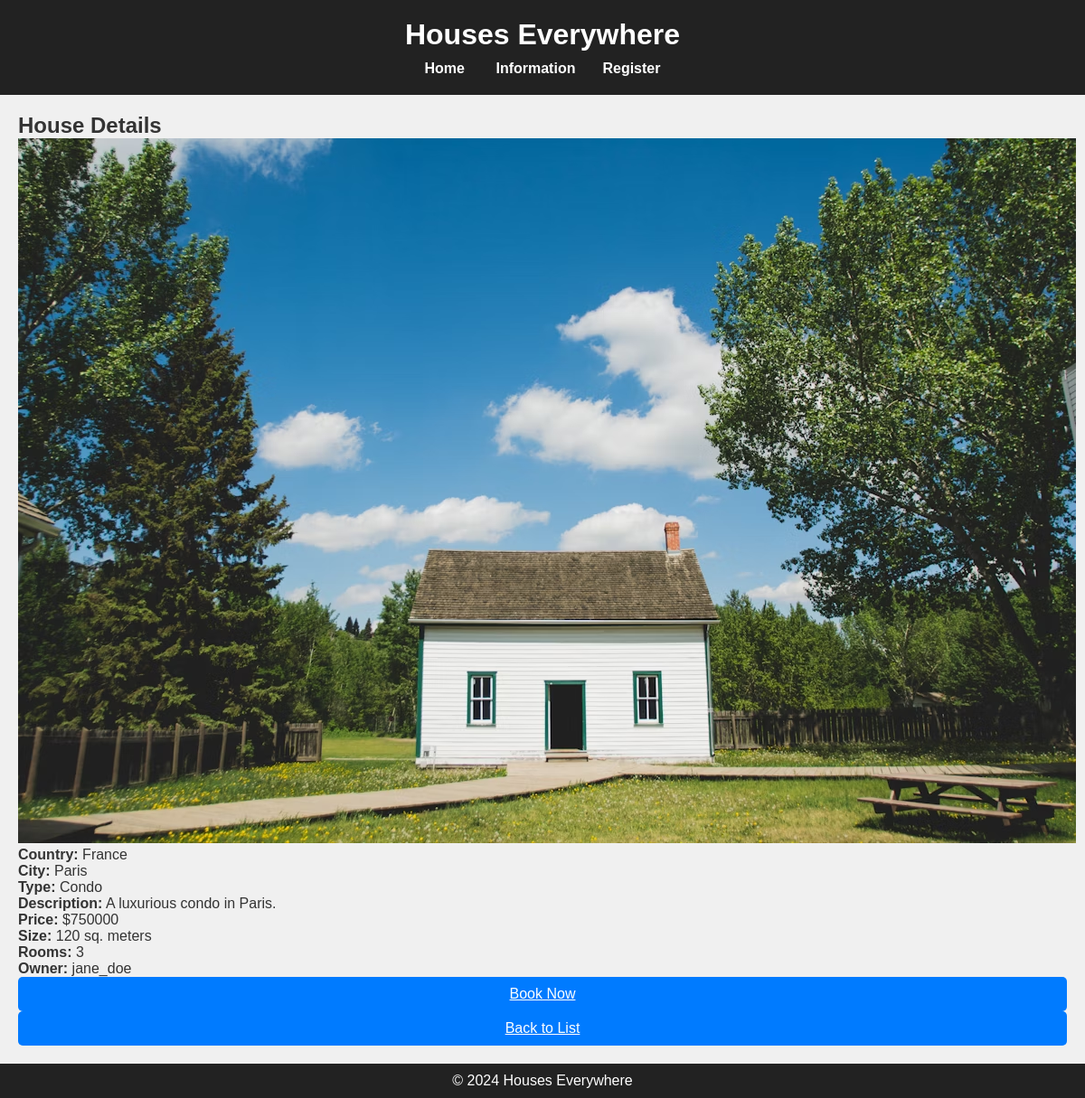
Page /house/2 on the committed database.
### models.py (models this page shows, shortened)
class House(db.Model):
    id = db.Column(db.Integer, primary_key=True)
    country = db.Column(db.String(100))
    city = db.Column(db.String(100))
    type = db.Column(db.String(100))
    price = db.Column(db.Integer)
    size = db.Column(db.Integer)
    rooms = db.Column(db.Integer)
    description = db.Column(db.String(500))
    image_url = db.Column(db.String(200))
    owner_id = db.Column(db.Integer, db.ForeignKey('users.id'))
    owner = db.relationship('Users', backref='houses')

class Users(db.Model):
    id = db.Column(db.Integer, primary_key=True)
    username = db.Column(db.String(80), unique=True, nullable=False)
    email = db.Column(db.String(120), unique=True, nullable=False)
    phone = db.Column(db.String(120), unique=True, nullable=False)
    password = db.Column(db.String(200), nullable=False)

### app.py (the view)
@app.route('/house/<int:house_id>')
def house_details(house_id):
    house = House.query.get_or_404(house_id)
    return render_template('house_details.html', house=house)

### templates/house_details.html (shortened to what this page needs)
{% extends "base.html" %}
{% block content %}
    <h2>House Details</h2>
    <div class="house-details">
<img src="{{ url_for('static', filename=house.image_url) }}" alt="House Image">
        <div class="house-info">
            <p><strong>Country:</strong> {{ house.country }}</p>
            <p><strong>City:</strong> {{ house.city }}</p>
            <p><strong>Type:</strong> {{ house.type }}</p>
            <p><strong>Description:</strong> {{ house.description }}</p>
            <p><strong>Price:</strong> ${{ house.price }}</p>
            <p><strong>Size:</strong> {{ house.size }} sq. meters</p>
            <p><strong>Rooms:</strong> {{ house.rooms }}</p>
            <p><strong>Owner:</strong> {{ house.owner.username }}</p>
            <a href="{{ url_for('book_house', house_id=house.id) }}" class="btn">Book Now</a>
        </div>
    </div>
    <a href="{{ url_for('index') }}" class="btn">Back to List</a>
{% endblock %}

### static/styles.css (style rules this page uses)
* { margin: 0; padding: 0; box-sizing: border-box; }
body { font-family: 'Arial', sans-serif; background-color: #f0f0f0; color: #333; }
.btn { display: block; width: 100%; padding: 10px; background-color: #007bff; color: #fff; border: none; border-radius: 5px; cursor: pointer; font-size: 16px; text-align: center; }

### rows in the picture
House: image_url (picture), country "France", city "Paris", type "Condo", description "A luxurious condo in Paris.", price "750000", size "120", rooms "3"
Users: owner.username "jane_doe"
